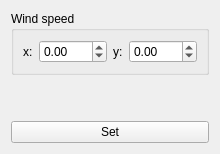
          <widget class="QWidget" name="tabWs">
           <attribute name="title">
            <string>Windstorm</string>
           </attribute>
           <layout class="QVBoxLayout" name="verticalLayout">
            <item>
             <widget class="QGroupBox" name="groupBox_11">
              <property name="title">
               <string>Wind speed</string>
              </property>
              <layout class="QHBoxLayout" name="horizontalLayout_4">
               <item>
                <widget class="QLabel" name="label_9">
                 <property name="text">
                  <string>x:</string>
                 </property>
                </widget>
               </item>
               <item>
                <widget class="QDoubleSpinBox" name="dsbWsX">
                 <property name="sizePolicy">
                  <sizepolicy hsizetype="Expanding" vsizetype="Fixed">
                   <horstretch>0</horstretch>
                   <verstretch>0</verstretch>
                  </sizepolicy>
                 </property>
                 <property name="locale">
                  <locale language="Spanish" country="UnitedStates"/>
                 </property>
                 <property name="minimum">
                  <double>-999.000000000000000</double>
                 </property>
                 <property name="maximum">
                  <double>999.990000000000009</double>
                 </property>
                 <property name="stepType">
                  <enum>QAbstractSpinBox::DefaultStepType</enum>
                 </property>
                </widget>
               </item>
               <item>
                <widget class="QLabel" name="label_10">
                 <property name="text">
                  <string>y:</string>
                 </property>
                </widget>
               </item>
               <item>
                <widget class="QDoubleSpinBox" name="dsbWsY">
                 <property name="sizePolicy">
                  <sizepolicy hsizetype="Expanding" vsizetype="Fixed">
                   <horstretch>0</horstretch>
                   <verstretch>0</verstretch>
                  </sizepolicy>
                 </property>
                 <property name="locale">
                  <locale language="Spanish" country="UnitedStates"/>
                 </property>
                 <property name="minimum">
                  <double>-999.000000000000000</double>
                 </property>
                 <property name="maximum">
                  <double>999.990000000000009</double>
                 </property>
                 <property name="stepType">
                  <enum>QAbstractSpinBox::DefaultStepType</enum>
                 </property>
                </widget>
               </item>
              </layout>
             </widget>
            </item>
            <item>
             <spacer name="verticalSpacer_5">
              <property name="orientation">
               <enum>Qt::Vertical</enum>
              </property>
              <property name="sizeHint" stdset="0">
               <size>
                <width>20</width>
                <height>40</height>
               </size>
              </property>
             </spacer>
            </item>
            <item>
             <widget class="QPushButton" name="pbSetWindEvent">
              <property name="text">
               <string>Set</string>
              </property>
             </widget>
            </item>
           </layout>
          </widget>
